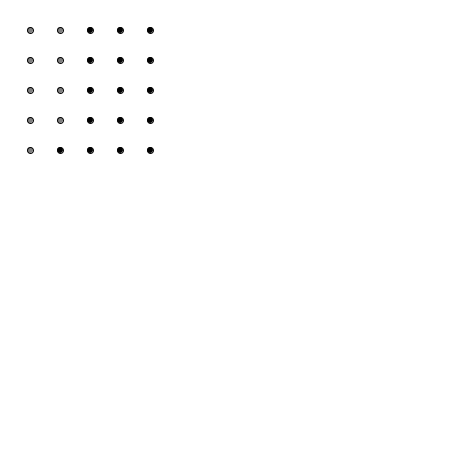
Frame 1 (no input)
Frame 60 (the mouse pressed at the canvas centre just before this capture): identical to frame 1, image omitted
Frame 120 (the mouse held since frame 60 and released just before this capture): identical to frame 1, image omitted

The Processing sketch that drew this single still picture (run headless with seeded random() and noise(); from frame 60 on, the mouse is pressed at the canvas centre):

// Processing sketch: CASIPUNTADA
// ── CASIPUNTADA.pde

color dotColor= color(127);
color dotColorOver = color(255);
color dotColorClicked = color(0, 0, 0);

Dot[] dots = new Dot[999];
Dot[][] dots2 = new Dot[25][25];
Line[] lines = new Line[999];


int selectedDot=99, startDot= 99, endDot = 99;

boolean drawing;
boolean solved;

void setup() { 
  size(460, 460);

  frameRate(50);

  drawing=false;
  solved=false;

  int h=0;

  // Genera los puntos en el espacio
  for (int i =0; i<5; i++)
  {

    for (int j =0; j<5; j++)
    {

      dots[h] = new Dot(i*30+30, j*30+30);
      h++;
    }
  }

  // Color y visivilidad de los puntos
  for (int i=0; i<9; i++) {
    dots[i].c = dotColor;
    dots[i].display(dots[i].c);
  }

  int axy =0;
  for (int j=0; j<=20; j++) {
    for (int k=0; k<=20; k++) {

      lines[axy] = new Line(j, k);
      axy++;
    }
  }
}

void draw() {
  background(255);

  for (int i=0; i<25; i++) {
    dots[i].display(dots[i].c);
  }

  for (int i=0; i<99; i++) {
    if (lines[i].visible==true) { 
      lines[i].display();
    }
  }


  if (drawing==true) {    
    line(dots[selectedDot].x, dots[selectedDot].y, mouseX, mouseY);
  }
}

void mousePressed() {}

void mouseReleased() {
  if (solved==false) {

    drawing=false; 
    for (int i=0; i<25; i++) {
      if ((dots[i].selected()==true) ) {
        drawing=true;
        dots[i].c=dotColorClicked;
        selectedDot=i;
        break;
      }
    }

    if (drawing==true) {
      if (startDot==99) {
        startDot=selectedDot;
      } else if (endDot==99) {
        endDot=selectedDot;

        drawLine(startDot, endDot);
      }
      startDot=selectedDot;
      endDot=99;
    } else {
      startDot=99;
      endDot=99;
    }
  }
}

void mouseMoved() {
  if (solved==false) {
    for (int i=0; i<25; i++) {
      if (selectedDot==i) {
      } else
        if (dots[i].selected()==true) {
          dots[i].c=dotColorOver;
        } else {
          dots[i].c=dotColor;
        }
    }
  }
}


void mouseDragged() {
  mouseMoved();
}

class Dot {
  int x; 
  int y; 
  int s; 
  color c; 
  boolean selected;

  Dot(int localX, int localY) {

    x = localX;
    y = localY;
    s = 6;
  }

  void display(int dotColor) {
    fill(dotColor);
    stroke(0);
    strokeWeight(1);
    ellipse(x, y, s, s);
  }

  boolean selected() {

    float disX = x - mouseX;
    float disY = y - mouseY;

    if (sqrt(sq(disX) + sq(disY)) < s/2 ) {
      return true;
    } else {
      return false;
    }
  }
}

class Line {
  int startX, startY;
  int endX, endY;
  boolean visible;


  Line(int startDot, int endDot) {

    startX=dots[startDot].x;
    startY=dots[startDot].y;
    endX=dots[endDot].x;
    endY=dots[endDot].y;
    visible=false;
  }

  void display() {
    int out=0;
    if (out==0) {
      stroke(0, 189, 255);
      strokeWeight(1.5);
      line(startX, startY, endX, endY);
      out=1;
    }
    if (out==1) {
      stroke(255, 189, 0);
    }
  }
}

void drawLine(int startDot, int endDot) {

  int a = 99;
  int b = 99;

  if (startDot < endDot) {
    a = startDot;
    b = endDot;
  } else if (startDot > endDot) {
    a = endDot;
    b = startDot;
  } else {
    drawing=false;
  }

  if (drawing==true) {
    int h=0;
    for (int i=0; i<25; i++) {
      for (int j=0; j<25; j++) {
        if ((a==i)&&(b==j)) { 
          lines[h].visible=true;
        }
        h++;
      }
    }
    rect(460, 460, 0, 230);
  }
}
